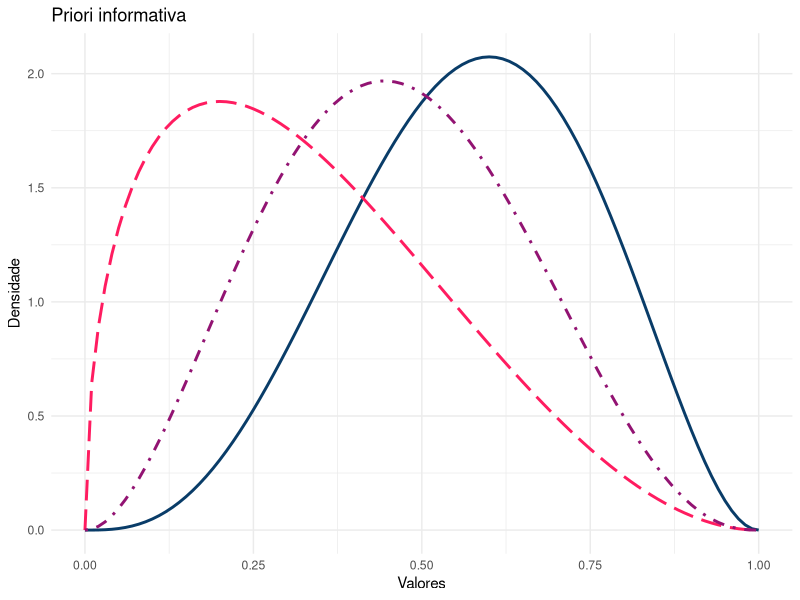
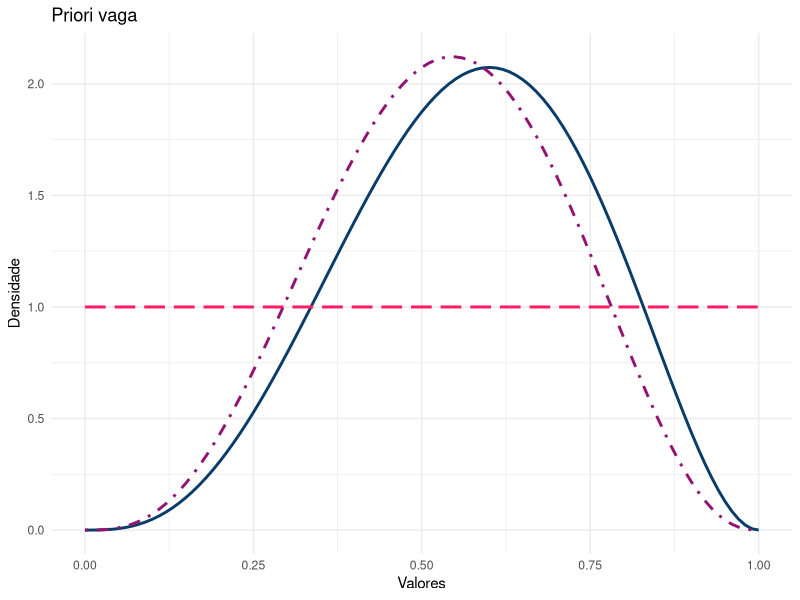

Write the R code that produced these figures, in order. (Note: this script raises an error after producing the figures.)
########################################################=
####     GRÁFICO ILUSTRATIVO PRIORI/POSTERIORI      ####
########################################################=

library(tidyverse)

set.seed(2)

valores <- seq(0,1,0.01)
amostra <- dbeta(valores, 4, 3)
priori_info <- dbeta(valores, 1.5, 3)
posteriori_info <- dbeta(valores, 3, 3.5)
priori_vaga <- dbeta(valores, 1, 1)
posteriori_vaga <- dbeta(valores, 4, 3.5)

dados <- data.frame(valores,
                    amostra,
                    priori_info,
                    posteriori_info,
                    priori_vaga,
                    posteriori_vaga)

info <- ggplot(dados, aes(x=valores)) +
  geom_line(aes(y=amostra), color = '#093C68', linetype = 1, size = 1) +
  geom_line(aes(y=priori_info), color = '#FF1C60', linetype = 5, size =1) +
  geom_line(aes(y=posteriori_info), color = '#921372', linetype = 4, size =1) +
  theme_minimal() +
  ylab("Densidade") + xlab("Valores") +
  ggtitle('Priori informativa')

vaga <- ggplot(dados, aes(x=valores)) +
  geom_line(aes(y=amostra), color = '#093C68', linetype = 1, size = 1) +
  geom_line(aes(y=priori_vaga), color = '#FF1C60', linetype = 5, size =1) +
  geom_line(aes(y=posteriori_vaga), color = '#921372', linetype = 4, size =1) +
  theme_minimal() +
  ylab("Densidade") + xlab("Valores") +
  ggtitle('Priori vaga')

png("./Imagens/priori_vaga_info.png", width = 660, height = 300)
grid.arrange(info, vaga,
             ncol = 2
)
dev.off()